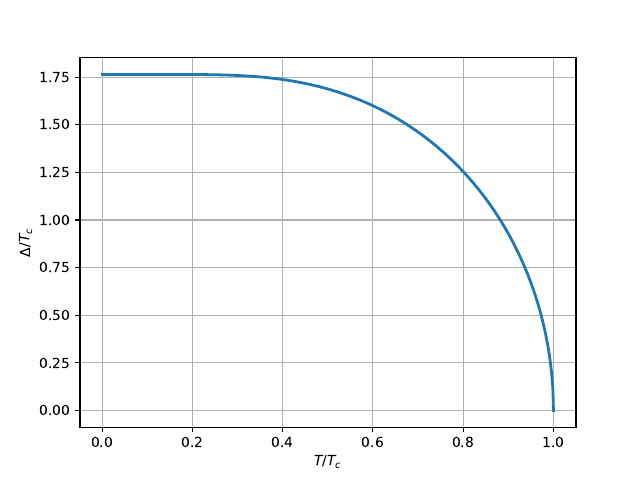

Here is the Python script that generated this plot:
import matplotlib.pyplot as plt
import numpy as np
from tqdm import tqdm


def swavebulkgap():
    n = np.arange(10000)
    tspan = np.linspace(0.001, 1, 1000)
    delta = np.zeros_like(tspan)
    for i in tqdm(range(len(tspan))):
        t = tspan[i]
        d = np.array([0, 3.6])
        while np.abs(d[1] - d[0]) > 0.00001:
            newd = np.mean(d)
            diff = np.sum(
                1 / np.sqrt((n + 0.5) ** 2 + (newd / 2 / np.pi / t) ** 2)
                - 1 / (n + 0.5)
            ) - np.log(t)
            if diff > 0:
                d[0] = newd
            else:
                d[1] = newd
        delta[i] = np.mean(d)
    plt.plot(tspan, delta, "-", lw=2)
    plt.grid()
    plt.xlabel(r"$T/T_c$")
    plt.ylabel(r"$\Delta/T_c$")
    plt.savefig("bulk_gap.pdf")
    plt.show()

    # save delta and tspan to txt file
    np.savetxt("bulk_gap.txt", np.column_stack((tspan, delta)))
    return delta, tspan


delta, tspan = swavebulkgap()
